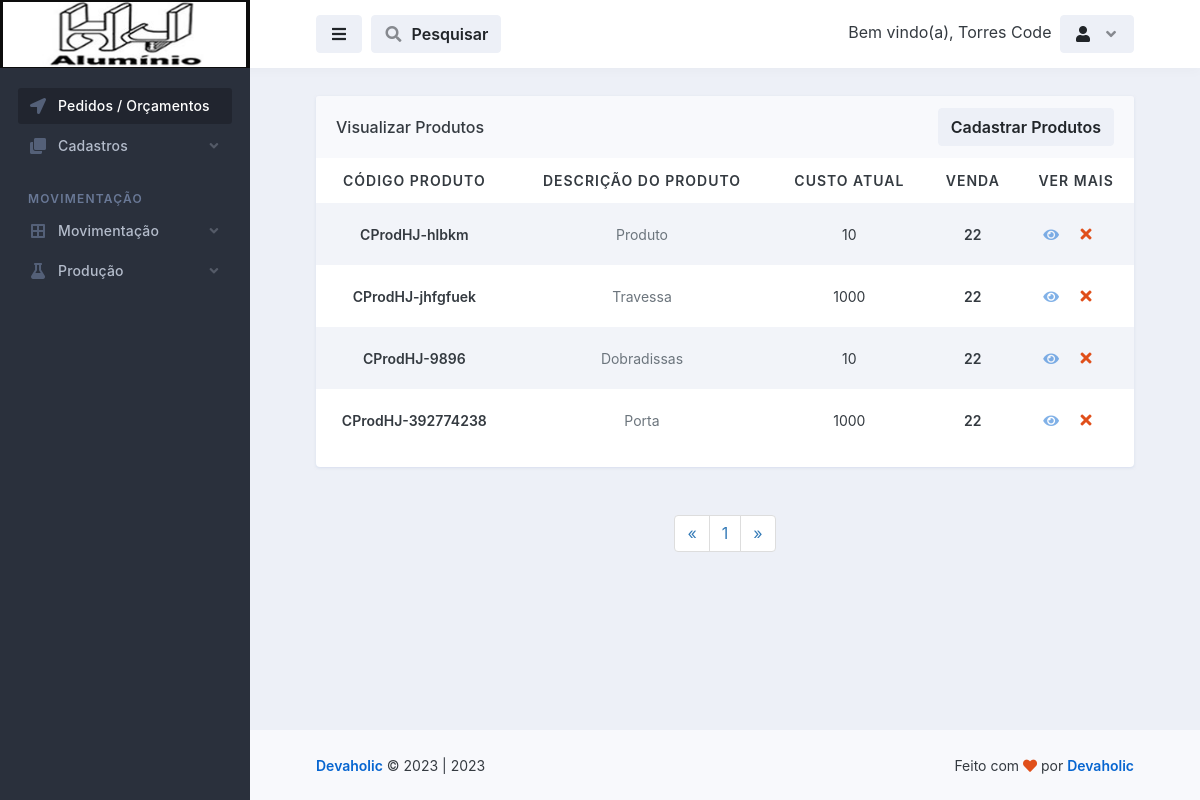
Screenshot of /produtos/visualizar_produtos.php (signed in) with the database file from the repository.
### tables this page shows
CREATE TABLE `logado` (
  `id` int(11) NOT NULL,
  `nome` varchar(50) NOT NULL,
  `email` varchar(100) NOT NULL,
  `senha` varchar(50) NOT NULL,
  `parceiro_colaborador` varchar(100) NOT NULL,
  `cpf` int(100) NOT NULL,
  `rg` int(20) NOT NULL,
  `cep` int(20) NOT NULL,
  `endereco` varchar(100) NOT NULL,
  `telefone` varchar(50) NOT NULL,
  `complemento` varchar(100) NOT NULL,
  `bairro` varchar(100) NOT NULL,
  `cidade` varchar(100) NOT NULL,
  `uf` varchar(20) NOT NULL,
  `nascimento` varchar(100) NOT NULL,
  `nivel` varchar(20) NOT NULL
);

CREATE TABLE `produtos` (
  `id` int(11) NOT NULL,
  `descricao_do_produto` varchar(255) NOT NULL,
  `codigo_produto` varchar(100) NOT NULL,
  `codigo_da_fabrica` varchar(100) NOT NULL,
  `referencia` varchar(255) NOT NULL,
  `libera_para_venda` varchar(100) NOT NULL,
  `bloqueia_estoque_negativo` varchar(100) NOT NULL,
  `embalagem_fornecedor` varchar(100) NOT NULL,
  `consumo_medio` varchar(100) NOT NULL,
  `massa` decimal(10,0) NOT NULL,
  `ultima_alteracao` date NOT NULL,
  `ativo` varchar(20) NOT NULL,
  `custo_atual` decimal(10,0) NOT NULL,
  `markup` decimal(10,0) NOT NULL,
  `venda` decimal(10,0) NOT NULL,
  `ipi` varchar(100) NOT NULL,
  `unidade_basica` varchar(100) NOT NULL,
  `estoque` varchar(100) NOT NULL,
  `estoque_minimo` varchar(255) NOT NULL,
  `estoque_de_seguranca` varchar(255) NOT NULL,
  `tempo_de_reposicao` varchar(100) NOT NULL,
  `linha` varchar(255) NOT NULL,
  `embalagem` varchar(100) NOT NULL,
  `localizador` varchar(255) NOT NULL,
  `classificacao_fiscal` varchar(100) NOT NULL,
  `volume` varchar(100) NOT NULL,
  `quantidade_stock` varchar(255) NOT NULL
);

### database.php (called while the page is built, shortened)
<?php
    class database
    {
        public $server = 'localhost';
        public $user = 'hjalum89_maxi';
        public $pass = 'HjAluminio123';
        public $bdn = 'hjalum89_Maxi';
        public function __construct()
        {
            try{
            $this->conn = new PDO('mysql:host='.$this->server.'; dbname='.$this->bdn, $this->user, $this->pass);
            } catch(PDOException $e){
                echo "Error $e";
            }
        }
    }
?>

### controllers/controllers_produtos.php (called while the page is built, shortened)
<?php
    include "../database.php";
class controllers_produtos extends database
{
    public function selecionar_produtos()
    {
        $selecionar_produtos = $this->conn->prepare("SELECT * FROM produtos ORDER BY id DESC");
        $selecionar_produtos->execute();
        $resulprodutos = $selecionar_produtos->fetchAll(PDO::FETCH_ASSOC);
        return $resulprodutos;
    }
}
?>

### produtos/visualizar_produtos.php (the view, shortened to what this page needs)
<?php
require_once "../config.php";
$conn = mysqli_connect($DBHOST, $DBUSER, $DBPASS, $DBNAME);
$pagina = (isset($_GET['pagina']))? $_GET['pagina'] : 1;
$result_produtos = "SELECT * FROM produtos ORDER BY id DESC";
$resultado_produtos = mysqli_query($conn, $result_produtos);
$total_produtos = mysqli_num_rows($resultado_produtos);
$quantidade_pg = 10;
$num_pagina = ceil($total_produtos/$quantidade_pg);
$incio = ($quantidade_pg*$pagina)-$quantidade_pg;
$result_produtos = "SELECT * FROM produtos ORDER BY id DESC limit $incio, $quantidade_pg";
$resultado_produtos = mysqli_query($conn, $result_produtos);
?>
<!doctype html>
<html lang="en">
  <head>
    <link rel="stylesheet" id="css-main" href="../assets/css/dashmix.min.css">
    <link rel="stylesheet" href="../assets/css/pagination.css">
  </head>
  <body>
    <div id="page-container" class="sidebar-o sidebar-dark enable-page-overlay side-scroll page-header-fixed main-content-narrow">
    <?php require_once "../template/sidebar.php" ?>
<header id="page-header">
    <div class="content-header">
    <div class="space-x-1">
        <button type="button" class="btn btn-alt-secondary" data-toggle="layout" data-action="sidebar_toggle">
        <i class="fa fa-fw fa-bars"></i>
        </button>
            <button type="button" class="btn btn-alt-secondary" data-toggle="layout" data-action="header_search_on">
              <i class="fa fa-fw opacity-50 fa-search"></i> <span class="ms-1 d-none d-sm-inline-block">Pesquisar</span>
            </button>
    </div>
    <?php require_once "../template/btn_logout.php"; ?>
    </div>
</header>
      <main id="main-container">
        <div class="content content-full content-boxed">
          <div class="row">
            <div class="col-md-12">
              <div class="block block-rounded block-mode-loading-refresh">
                <div class="block-header block-header-default">
                  <h3 class="block-title">
                    Visualizar Produtos
                  </h3>
                  <a class="btn btn-alt-secondary" href="produtos.php">
                    Cadastrar Produtos
                  </a>
                </div>
                <div class="table-responsive">
                  <table class="table table-striped table-hover table-borderless table-vcenter fs-sm">
                  <?php
                    require_once "../controllers/controllers_produtos.php";
                    $selecionar_produtos = new controllers_produtos();
                    $result_produtos = $selecionar_produtos->selecionar_produtos();
                    if(count($result_produtos) > 0)
                    { ?>
                    <thead style="text-align: center;">
                      <tr class="text-uppercase">
                        <th>Código Produto</th>
                        <th>Descrição do Produto</th>
                        <th>Custo Atual</th>
                        <th>Venda</th>
                        <th>Ver Mais</th>
                      </tr>
                    </thead>
                    <?php }?>
                    <tbody style="text-align: center;">
                        <?php
                            require_once "../controllers/controllers_produtos.php";
                            $selecionar_produtos = new controllers_produtos();
                            $result_produtos = $selecionar_produtos->selecionar_produtos();
                            if(count($result_produtos) > 0)
                            {
                              while($row_produtos = mysqli_fetch_assoc($resultado_produtos)){ ?>
                                <tr style="text-align: center;">
                                  <td>
                                      <span class="fw-semibold"><?php echo $row_produtos['codigo_produto']; ?></span>
                                  </td>
                                  <td>
                                    <span class="fs-sm text-muted"><?php echo $row_produtos['descricao_do_produto'];?></span>
                                  </td>
                                  <td>
                                    <?php echo $row_produtos['custo_atual']; ?>
                                  </td>
                                  <td>
                                      <span class="fw-semibold"><?php echo $row_produtos['venda']; ?></span>
                                  </td>
                                  <td class="text-center text-nowrap fw-medium" style="display: flex; justify-content: center; align-items: center;">
                                    <a href="vermais_produtos.php?view_produtos=<?php $idCriptografado = base64_encode($row_produtos['id']); echo $idCriptografado;?>">
                                        <i class="fa fa-eye me-1 opacity-50"></i>
                                    </a>
                                    <?php
                                       echo "<button class='btn' onclick='abrirModal(".$row_produtos['id'].")'><i class='fa fa-fw fa-times text-danger'></i></button>";
                                    ?>
                                  </td>
                                </tr>
                          <?php } } else { echo "<h1>Nenhum registo encontrado!</h1>"; } ?>
                    </tbody>
                  </table>
                </div>
                </div>
                <?php
                  $pagina_anterior = $pagina - 1;
                  $pagina_posterior = $pagina + 1;
                ?>
                <nav class="text-center">
                  <ul class="pagination">
                    <li>
                      <?php
                      if($pagina_anterior != 0){ ?>
                        <a href="visualizar_produtos.php?pagina=<?php echo $pagina_anterior; ?>" aria-label="Previous">
                          <span aria-hidden="true">&laquo;</span>
                        </a>
                      <?php }else{ ?>
                        <span aria-hidden="true">&laquo;</span>
                      <?php }  ?>
                    </li>
                    <?php
                    for($i = 1; $i < $num_pagina + 1; $i++){ ?>
                      <li><a href="visualizar_produtos.php?pagina=<?php echo $i; ?>"><?php echo $i; ?></a>
                      </li>
                    <?php } ?>
                    <li>
                      <?php
                      if($pagina_posterior <= $num_pagina){ ?>
                        <a href="visualizar_produtos.php?pagina=<?php echo $pagina_posterior; ?>" aria-label="Previous">
                          <span aria-hidden="true">&raquo;</span>
                        </a>
                      <?php }else{ ?>
                        <span aria-hidden="true">&raquo;</span>
                      <?php }  ?>
                    </li>
                  </ul>
                </nav>
              </div>
        </div>
      </main>
      <?php require_once "../template/footer.php" ?>
    </div>
  </body>
</html>

### template/btn_logout.php (shortened to what this page needs)
<?php
    include "../conexao-bd.php";
    $email = $_SESSION['email'];
    $selecinarUserLogado = $conn->prepare("SELECT * FROM logado WHERE email = :email");
    $selecinarUserLogado->bindValue(':email', $email);
    $selecinarUserLogado->execute();
    $row = $selecinarUserLogado->fetch(PDO::FETCH_ASSOC);
?>
<div class="space-x-1">
    <div class="dropdown d-inline-block">
        <span class="d-sm-inline-block">Bem vindo(a), <?php echo $row['nome']; ?></span>
    </div>
    <div class="dropdown d-inline-block">
    <button type="button" class="btn btn-alt-secondary" id="page-header-user-dropdown" data-bs-toggle="dropdown" aria-haspopup="true" aria-expanded="false">
        <i class="fa fa-fw fa-user"></i>
        <i class="fa fa-fw fa-angle-down opacity-50 ms-1 d-none d-sm-inline-block"></i>
    </button>
    </div>
</div>

### assets/css/pagination.css (style rules this page uses)
.pagination { display:inline-block;padding-left:0;margin:20px 0;border-radius:4px }
.pagination>li { display:inline }
.pagination>li>a,.pagination>li>span { position:relative;float:left;padding:6px 12px;margin-left:-1px;line-height:1.42857143;color:#337ab7;text-decoration:none;background-color:#fff;border:1px solid #ddd }
.pagination>li:first-child>a,.pagination>li:first-child>span { margin-left:0;border-top-left-radius:4px;border-bottom-left-radius:4px }
.pagination>li:last-child>a,.pagination>li:last-child>span { border-top-right-radius:4px;border-bottom-right-radius:4px }

### rows the page displays
logado: nome "Torres Code"
produtos: codigo_produto "CProdHJ-hlbkm", descricao_do_produto "Produto", custo_atual "10", venda "22"
produtos: codigo_produto "CProdHJ-jhfgfuek", descricao_do_produto "Travessa", custo_atual "1000", venda "22"
produtos: codigo_produto "CProdHJ-9896", descricao_do_produto "Dobradissas", custo_atual "10", venda "22"
produtos: codigo_produto "CProdHJ-392774238", descricao_do_produto "Porta", custo_atual "1000", venda "22"

### other values shown
Date('Y') "2023"
